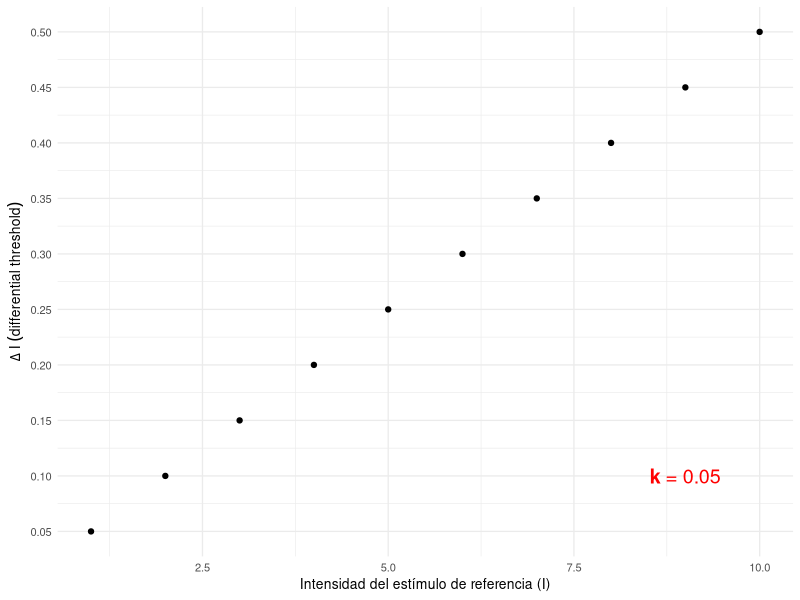
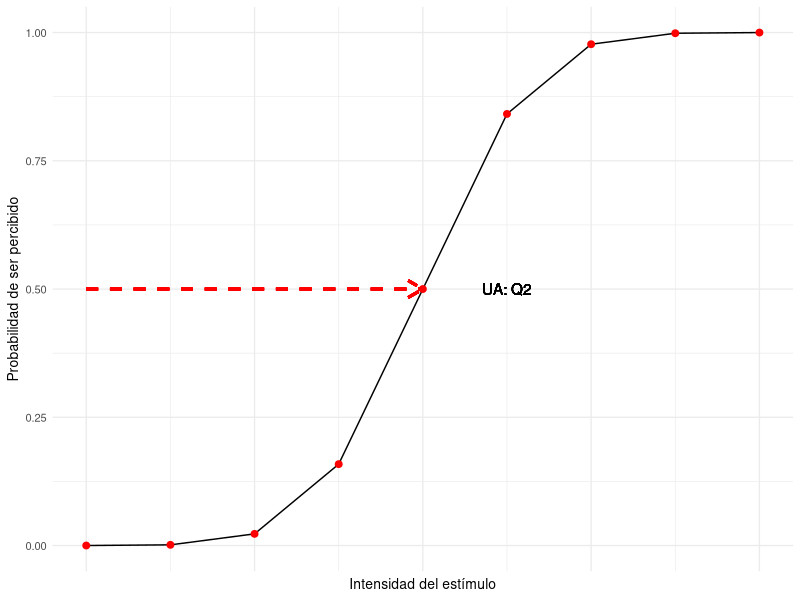
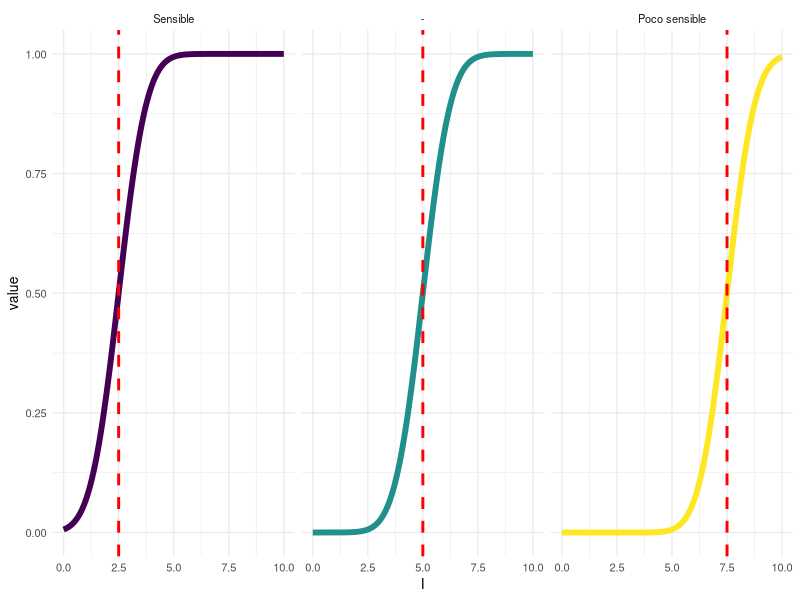
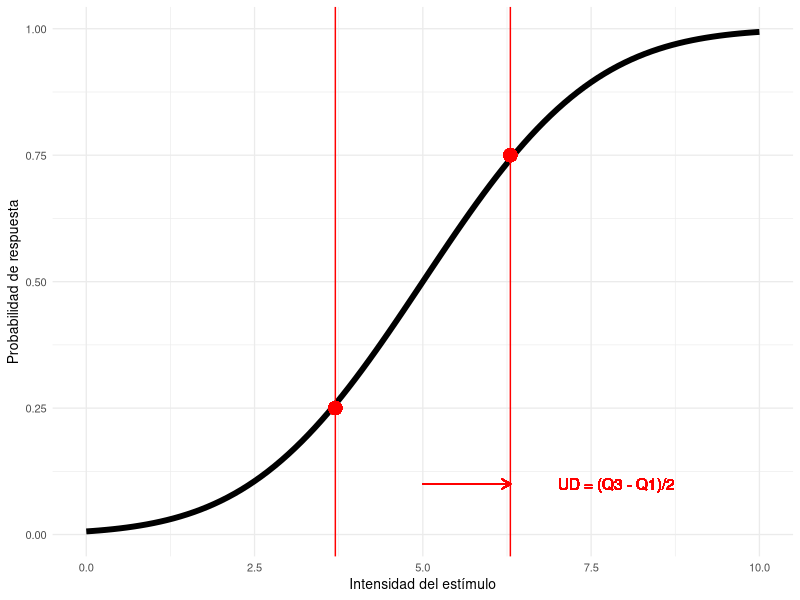
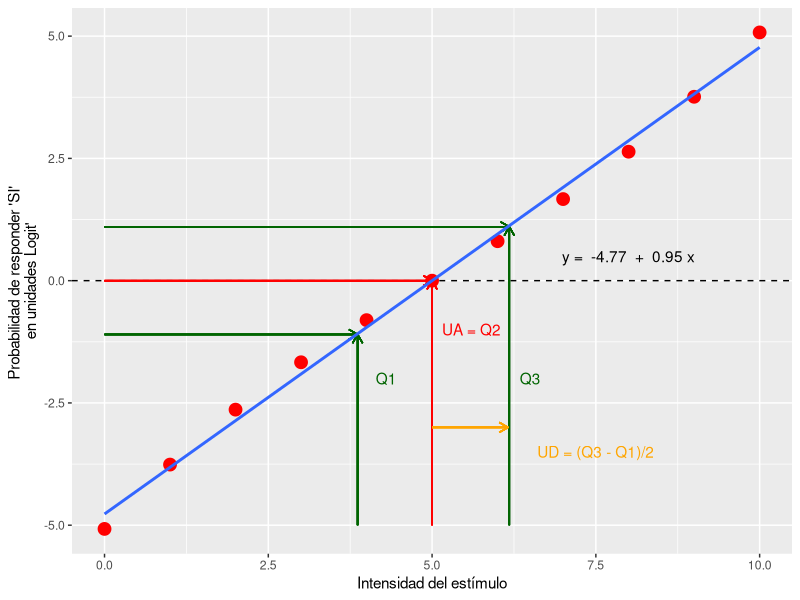
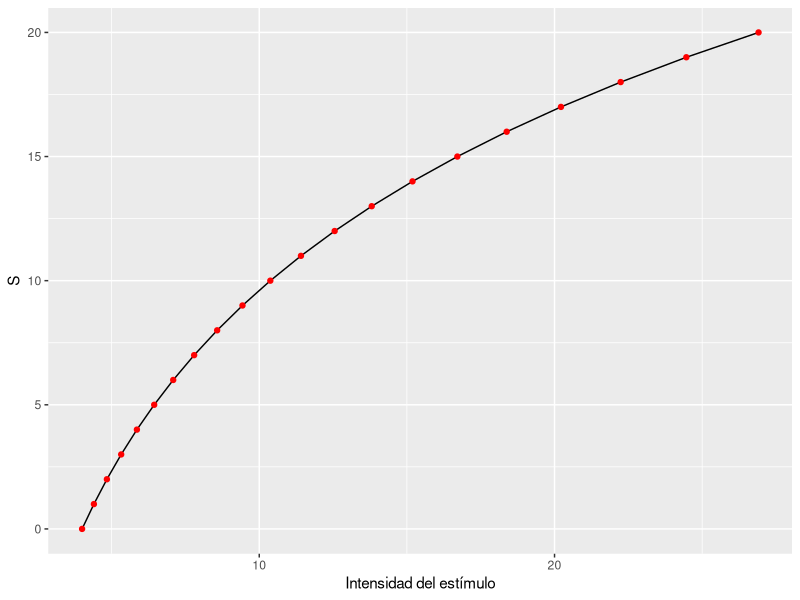
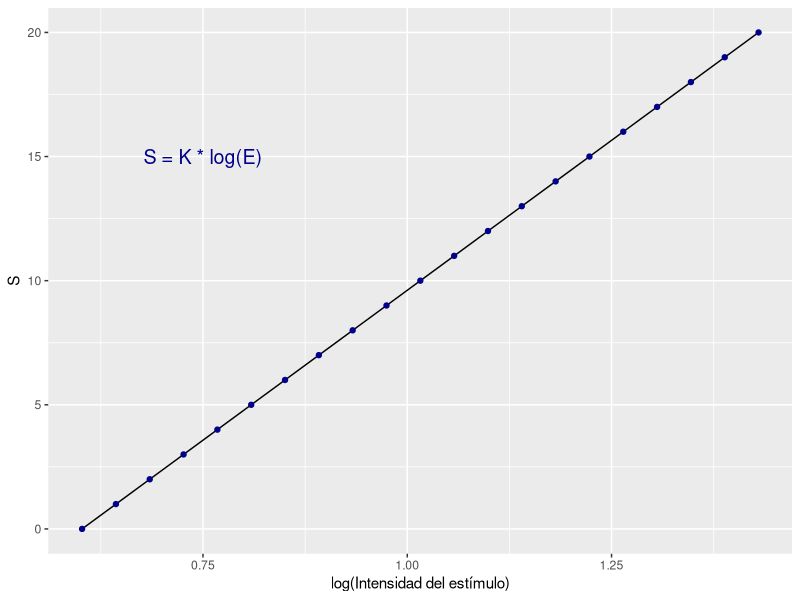

Write the R code that produced these figures, in order.
## ---- chunk 1
# Las librerías que necesitamos
libraries <- c("tidyverse","cowplot","quickpsy",
               "broom","knitr","circular")

# Cargamos las librerias que necesitamos, si no las tenemos, indicamos a R que las instale
invisible(
  lapply(
    libraries, function(x) {
      if(!require(x, character.only = T, quietly = T)) {
        install.packages(x)
        require(x, character.only = T, quietly = T)
      }
    }
  )
)
## ---- chunk 2
(temp <- data_frame(I = seq(1,10,by = 1),
           k = 0.05,
           DI = I * k)) %>%
  ggplot(aes(I,DI)) +
  geom_point() + 
  labs(x = "Intensidad del estímulo de referencia (I)", y = expression(Delta~I~(differential~threshold))) +
  annotate("text", x = 9, y = 0.1, label = "paste(bold(k),' = ', bold(0.05))", color = "red", parse =T, size = 5) +
  scale_y_continuous(breaks = unique(temp$DI)) +
  theme_minimal(10)
## ---- chunk 3
ggplot(data_frame(I = seq(0,8,by=1),
  p = pnorm(I,mean = 4,sd = 1)),aes(I,p)) + 
  geom_line() +
  geom_point(size = 2, color = "red") +
  geom_text(x = 5, y = 0.5, label = "UA: Q2") +
  geom_segment(linetype = 2, size = 1, color = "red", x = 0, xend = 4 , y = 0.5, yend = 0.5, arrow = arrow(length = unit(0.03, "npc"))) +
  labs(x = "Intensidad del estímulo", y = "Probabilidad de ser percibido") +
  scale_x_continuous(labels = NULL) +
  theme_minimal(10)
## ---- chunk 4
UA = data_frame(I=seq(0,10,by=0.05),	
           Medium = pnorm(I, mean = 5,sd=1),	              
           High_Noise = pnorm(I, mean = 5, sd = 2),	
           Low_Noise = pnorm(I, mean = 5, sd = 0.5),	
           p_c_s = pnorm(I, mean = 7.5, sd = 1),	
           p_l_s = pnorm(I, mean = 2.5, sd = 1))


UA %>%	
  gather(id,value,c(Medium,p_c_s,p_l_s)) %>%	 
  mutate(id = factor(id,levels = c("p_l_s","Medium","p_c_s"),labels = c("Sensible","-","Poco sensible"), ordered = T ),	  
         UA = ifelse(id == "Sensible",2.5,ifelse(id == "-",5,7.5))) %>%
  ggplot(.,aes(I,value, color = as.factor(id))) +	
  geom_line(size = 2 ) +	
  geom_vline(color = "red", aes(xintercept = UA), size = 1, linetype =2) +	
  facet_wrap(~id) +	
  guides(color = FALSE) +	
  theme_minimal(10)
## ---- chunk 5
UD_lin <- data_frame(I=seq(0,10,by=0.1),
               p_UD = pnorm(I, mean = 5,sd=2))
##########################################################################################
###########################     DISCRIMINACI?N: UMBRAL DIFERENCIAL     ###################
# ##########################################################################################

I_Q3 = UD_lin$I[which.min(abs(UD_lin$p_UD-0.75))]
I_Q1 = UD_lin$I[which.min(abs(UD_lin$p_UD-0.25))]
UD_1 =  (I_Q3-I_Q1)/2

ggplot(UD_lin,aes(I,p_UD)) +
  geom_line(size = 2) +
  geom_point(color = "red", x = I_Q1, y = 0.25, size = 4) +
  geom_point(color = "red", x = I_Q3, y = 0.75, size = 4) +
  geom_vline(xintercept = c(I_Q1,I_Q3), color="red") +
  geom_segment(aes(x=5,xend=5+UD_1,y=0.1,yend=0.1),color="red",arrow= arrow(length = unit(0.1, "inches"))) +
  geom_text(aes(x=I_Q3*1.25,y=0.1,label="UD = (Q3 - Q1)/2"),color="red") +
  labs(x = "Intensidad del estímulo", y = "Probabilidad de respuesta") +
  theme_minimal(10)
## ---- chunk 6
UD <- data_frame(I=seq(0,10,by=1),
               p_UD = pnorm(I, mean = 5,sd=2))

logit = UD %>%
  mutate(logit_Medium = log(p_UD/(1-p_UD)))

fit_logit = coef(lm(logit$logit_Medium ~logit$I ))

ggplot(logit,aes(I,logit_Medium)) +
  geom_hline(yintercept = 0, linetype = 2) +
  geom_segment(aes(x=0,xend=5,y=0,yend=0),color="red",arrow= arrow(length = unit(0.1, "inches"))) +
  geom_segment(aes(x=5,xend=5,y=-5,yend=0),color="red",arrow= arrow(length = unit(0.1, "inches"))) +
  ## Q1
  geom_segment(aes(x=0,xend=(-1.1 - round(fit_logit[1],2))/round(fit_logit[2],2),y=-1.1,yend=-1.1),
               color="darkgreen",arrow= arrow(length = unit(0.1, "inches"))) +
  geom_segment(aes(x=(-1.1 - round(fit_logit[1],2))/round(fit_logit[2],2),xend=(-1.1 - round(fit_logit[1],2))/round(fit_logit[2],2),y=-5,yend=-1.1),
               color="darkgreen",arrow= arrow(length = unit(0.1, "inches"))) +
  ## Q3
  geom_segment(aes(x=0,xend=(1.1 - round(fit_logit[1],2))/round(fit_logit[2],2),y=1.1,yend=1.1),
               color="darkgreen",arrow= arrow(length = unit(0.1, "inches"))) +
  geom_segment(aes(x=(1.1 - round(fit_logit[1],2))/round(fit_logit[2],2),xend=(1.1 - round(fit_logit[1],2))/round(fit_logit[2],2),y=-5,yend=1.1),
               color="darkgreen",arrow= arrow(length = unit(0.1, "inches"))) +
  ## UD
  geom_segment(aes(x=5,xend=((1.1 - round(fit_logit[1],2))/round(fit_logit[2],2)-(-1.1 - round(fit_logit[1],2))/round(fit_logit[2],2))/2 + 5,y=-3,yend=-3),
               color="orange",arrow= arrow(length = unit(0.1, "inches"))) +  
  
  annotate(geom="text", x = 8, y = 0.5, label = paste("y = ",round(fit_logit[1],2)," + ", round(fit_logit[2],2),"x")) +
  annotate(geom="text", x = 5.6, y = -1, label = "UA = Q2", color = "red") +
  annotate(geom="text", x = 6.5, y = -2, label = "Q3", color = "darkgreen") +
  annotate(geom="text", x = 4.3, y = -2, label = "Q1", color = "darkgreen") +
  annotate(geom="text", x = 7.5, y = -3.5, label = "UD = (Q3 - Q1)/2", color = "orange") +
  geom_point(size=4, color = "red") +
  labs(x = "Intensidad del estímulo", y = "Probabilidad de responder \'SI\' \n en unidades Logit' ") +
  geom_smooth(method ="lm", se = F)

## ---- chunk 7
E <- 4
S <- c(0:20)
k = 0.1
D_E <- 0.4

for(i in 1:20){
  E[i+1] = E[i] + D_E[i]
  D_E[i+1] = E[i+1] * k
}

Fechner <- data.frame(E = E,
           S = S,
           D_E = D_E,
           k = k)
## ---- chunk 8
knitr::kable(Fechner %>%
               filter(S < 10),
             digits = 3,
             col.names = c("Intensidad del estímulo","Sensación","$\\Delta E$", "Weber Fraction"))
## ---- chunk 9
ggplot(Fechner,aes(E,S)) +
  geom_line() +
  geom_point(color = "red") +
  labs(x = "Intensidad del estímulo", "Sensación percibida")
## ---- chunk 10
ggplot(Fechner %>% mutate(S = ifelse(S == 0, 0.0001,S)),aes(log(E,10),S)) +
  geom_line() +
  geom_point(color = "darkblue") +
  labs(x = "log(Intensidad del estímulo)", "Sensación percibida") +
  annotate(geom = "text", label = "S = K * log(E)", color = "darkblue", x = 0.75, y = 15, size =5)
